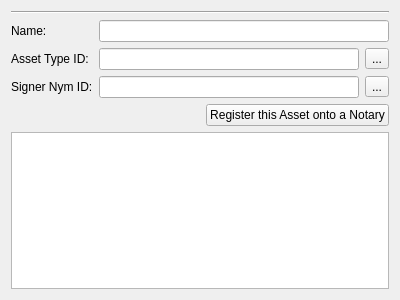
<?xml version="1.0" encoding="UTF-8"?>
<ui version="4.0">
 <class>MTAssetDetails</class>
 <widget class="MTEditDetails" name="MTAssetDetails">
  <property name="geometry">
   <rect>
    <x>0</x>
    <y>0</y>
    <width>400</width>
    <height>300</height>
   </rect>
  </property>
  <property name="windowTitle">
   <string>Form</string>
  </property>
  <layout class="QVBoxLayout" name="verticalLayout">
   <item>
    <widget class="Line" name="line">
     <property name="orientation">
      <enum>Qt::Horizontal</enum>
     </property>
    </widget>
   </item>
   <item>
    <layout class="QGridLayout" name="gridLayout">
     <item row="0" column="0">
      <widget class="QLabel" name="labelName">
       <property name="layoutDirection">
        <enum>Qt::LeftToRight</enum>
       </property>
       <property name="text">
        <string>Name:</string>
       </property>
       <property name="alignment">
        <set>Qt::AlignLeading|Qt::AlignLeft|Qt::AlignVCenter</set>
       </property>
      </widget>
     </item>
     <item row="0" column="1" colspan="2">
      <widget class="QLineEdit" name="lineEditName">
       <property name="sizePolicy">
        <sizepolicy hsizetype="Expanding" vsizetype="Maximum">
         <horstretch>0</horstretch>
         <verstretch>0</verstretch>
        </sizepolicy>
       </property>
       <property name="alignment">
        <set>Qt::AlignLeading|Qt::AlignLeft|Qt::AlignTop</set>
       </property>
       <property name="readOnly">
        <bool>false</bool>
       </property>
      </widget>
     </item>
     <item row="1" column="0">
      <widget class="QLabel" name="labelID">
       <property name="text">
        <string>Asset Type ID:</string>
       </property>
      </widget>
     </item>
     <item row="1" column="1">
      <widget class="QLineEdit" name="lineEditID">
       <property name="readOnly">
        <bool>true</bool>
       </property>
      </widget>
     </item>
     <item row="1" column="2">
      <widget class="QToolButton" name="toolButtonAsset">
       <property name="text">
        <string>...</string>
       </property>
       <property name="icon">
        <iconset resource="../resource.qrc">
         <normaloff>:/icons/icons/Basic-Copy-icon.png</normaloff>:/icons/icons/Basic-Copy-icon.png</iconset>
       </property>
      </widget>
     </item>
     <item row="2" column="0">
      <widget class="QLabel" name="labelNymID">
       <property name="text">
        <string>Signer Nym ID:</string>
       </property>
      </widget>
     </item>
     <item row="2" column="1">
      <widget class="QLineEdit" name="lineEditNymID">
       <property name="readOnly">
        <bool>true</bool>
       </property>
      </widget>
     </item>
     <item row="2" column="2">
      <widget class="QToolButton" name="toolButtonSigner">
       <property name="text">
        <string>...</string>
       </property>
       <property name="icon">
        <iconset resource="../resource.qrc">
         <normaloff>:/icons/icons/Basic-Copy-icon.png</normaloff>:/icons/icons/Basic-Copy-icon.png</iconset>
       </property>
      </widget>
     </item>
    </layout>
   </item>
   <item>
    <layout class="QHBoxLayout" name="horizontalLayout">
     <item>
      <spacer name="horizontalSpacer">
       <property name="orientation">
        <enum>Qt::Horizontal</enum>
       </property>
       <property name="sizeHint" stdset="0">
        <size>
         <width>40</width>
         <height>20</height>
        </size>
       </property>
      </spacer>
     </item>
     <item>
      <widget class="QPushButton" name="pushButton">
       <property name="sizePolicy">
        <sizepolicy hsizetype="Fixed" vsizetype="Fixed">
         <horstretch>0</horstretch>
         <verstretch>0</verstretch>
        </sizepolicy>
       </property>
       <property name="layoutDirection">
        <enum>Qt::LeftToRight</enum>
       </property>
       <property name="text">
        <string>Register this Asset onto a Notary</string>
       </property>
      </widget>
     </item>
    </layout>
   </item>
   <item>
    <widget class="QPlainTextEdit" name="plainTextEditDetails"/>
   </item>
  </layout>
 </widget>
 <customwidgets>
  <customwidget>
   <class>MTEditDetails</class>
   <extends>QWidget</extends>
   <header>gui/widgets/editdetails.hpp</header>
   <container>1</container>
  </customwidget>
 </customwidgets>
 <resources>
  <include location="../resource.qrc"/>
 </resources>
 <connections/>
</ui>
